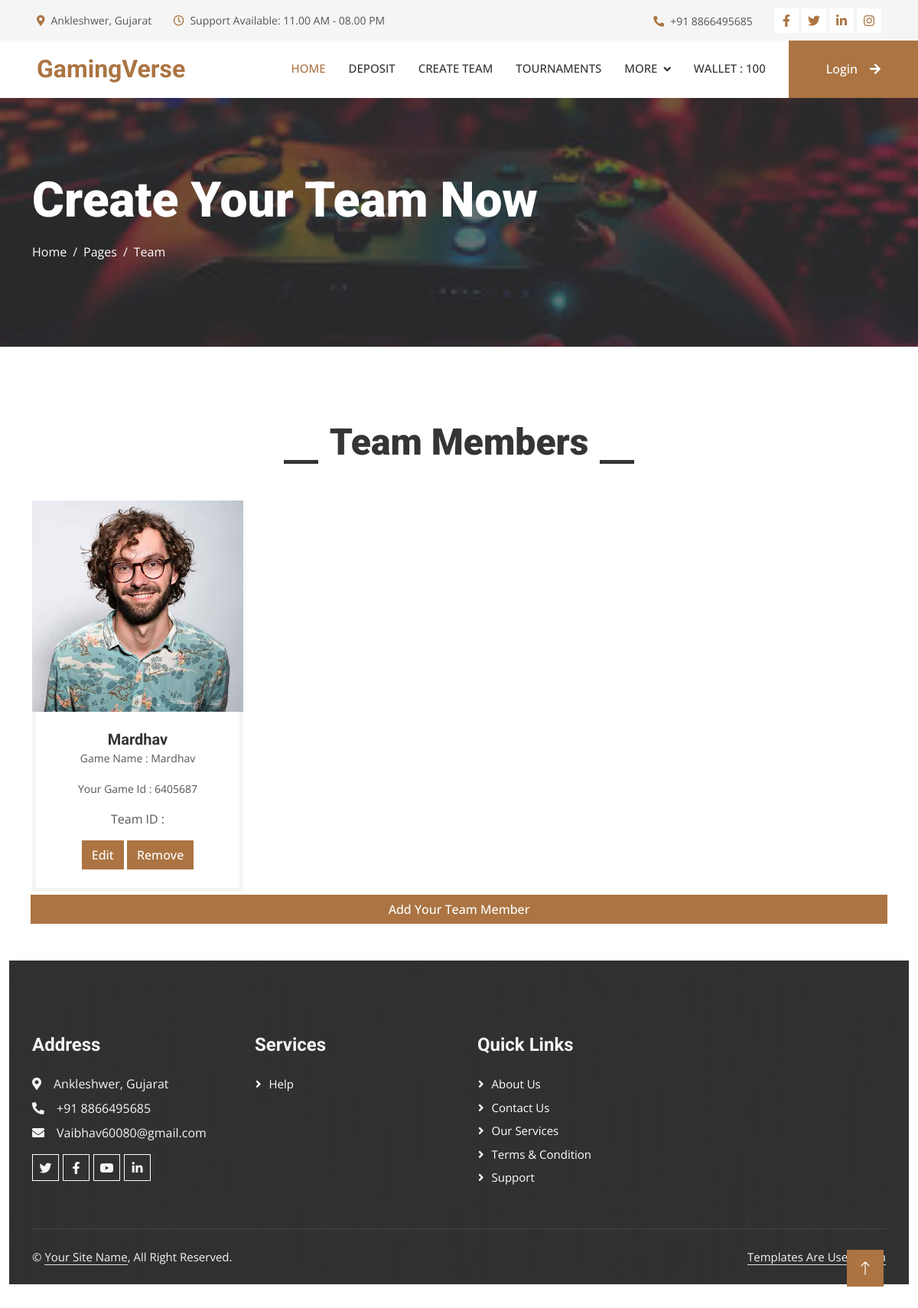
Before: /team with the older database file.
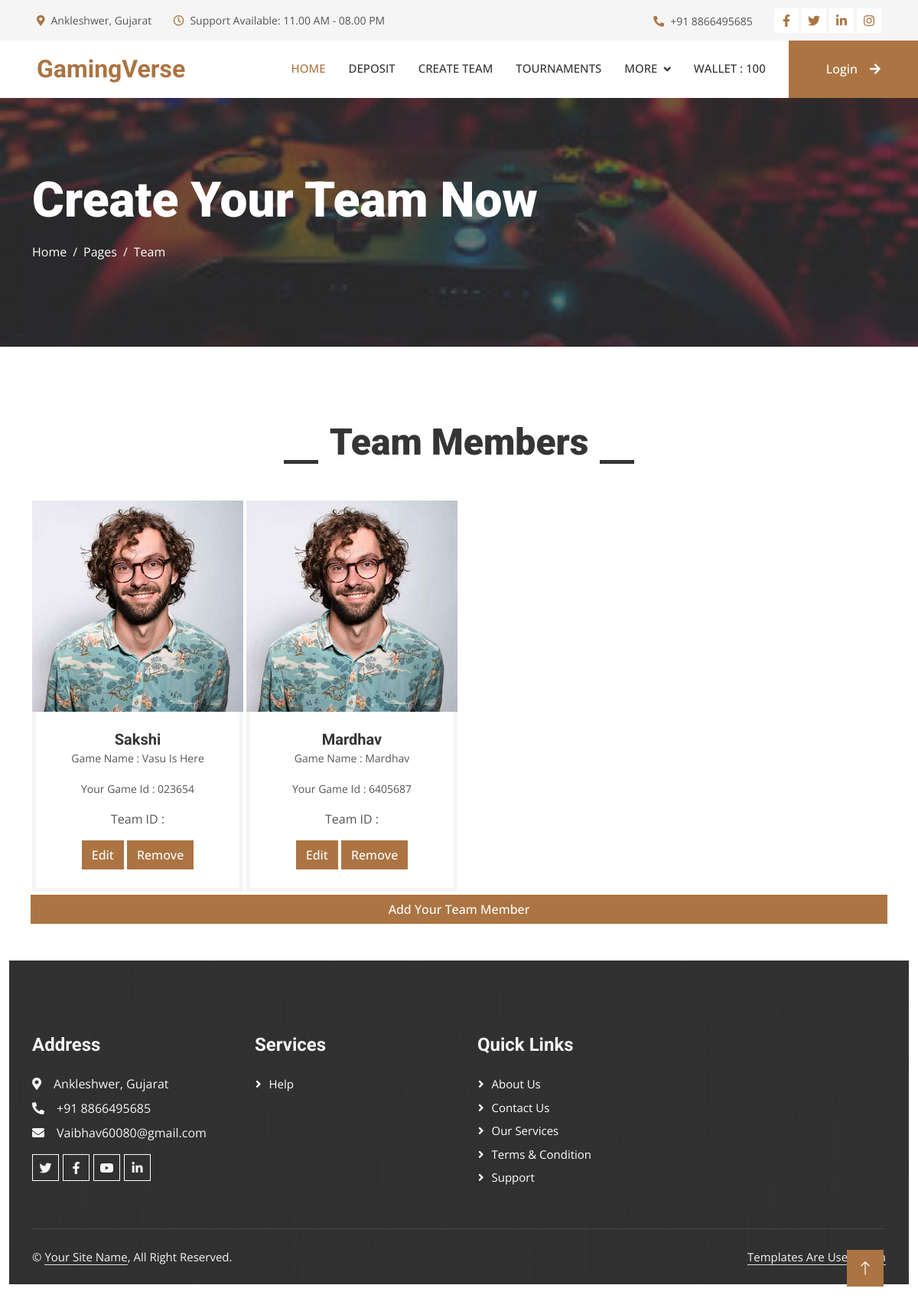
After: the same page with the newer database file.
### myapp/models.py (models this page shows, shortened)
class TeamMember(models.Model):
    name = models.CharField(max_length=100, verbose_name="Name (Govt ID Proof)")
    game_name = models.CharField(max_length=50)
    unique_game_id = models.CharField(max_length=50)

### myapp/views.py (the view, shortened to what this page needs)
# urls.py: path('team', views.team, name='team'),
def team(request):
    data = TeamMember.objects.all
    form = TeamMemberForm()
    return render(request,"team.html",{"data":data,"form":form})

### myapp/templates/team.html (shortened to what this page needs)
<!DOCTYPE html>
{% load static %}
<html lang="en">
<head>
    <link href="https://cdnjs.cloudflare.com/ajax/libs/font-awesome/5.10.0/css/all.min.css" rel="stylesheet">
    <link href="https://cdn.jsdelivr.net/npm/bootstrap-icons@1.4.1/font/bootstrap-icons.css" rel="stylesheet">
    <link href="{% static 'userapp/lib/animate/animate.min.css'%}" rel="stylesheet">
    <link href="{% static 'userapp/lib/owlcarousel/assets/owl.carousel.min.css'%}" rel="stylesheet">
    <link href="{% static 'userapp/lib/lightbox/css/lightbox.min.css'%}" rel="stylesheet">
    <link href="{% static 'userapp/css/bootstrap.min.css'%}" rel="stylesheet">
    <link href="{% static 'userapp/css/style.css'%}" rel="stylesheet">
</head>
<body>
    {% include 'top.html'%}
    {% include 'navbar.html' %}
    <div class="container-fluid page-header py-5 mb-5">
        <div class="container py-5">
            <h1 class="display-3 text-white mb-3 animated slideInDown">Create Your Team Now </h1>
            <nav aria-label="breadcrumb animated slideInDown">
                <ol class="breadcrumb">
                    <li class="breadcrumb-item"><a class="text-white" href="#">Home</a></li>
                    <li class="breadcrumb-item"><a class="text-white" href="#">Pages</a></li>
                    <li class="breadcrumb-item text-white active" aria-current="page">Team</li>
                </ol>
            </nav>
        </div>
    </div>
    <div class="container-xxl py-5">
        <div class="container">
            <div class="section-title text-center">
                <h1 class="display-5 mb-5">Team Members</h1>
            </div>
            <div class="row g-1">
                {% for i in data %}
                <div class="col-lg-3 col-md-6 wow fadeInUp" data-wow-delay="0.1s">
                    <div class="team-item">
                        <div class="overflow-hidden position-relative">
                            <img class="img-fluid" src="{% static 'userapp/img/team-1.jpg'%}" alt="">
                        </div>
                        <div class="text-center border border-5 border-light border-top-0 p-4">
                            <h5 class="mb-0">{{ i.name }}</h5>
                            <p><small>Game Name : {{ i.game_name }}</small></p>
                            <p><small>Your Game Id : {{ i.unique_game_id }}</small></p>
                            <p>Team ID : {{ i.team_id }}</p>
                            <button type="button" class="btn btn-primary"  data-toggle="modal"
                                data-target="#exampleModalCenter">
                                Edit
                            </button>
                            <a href="{% url 'delete_member' i.id %}" class="btn btn-primary">Remove</a>
                        </div>
                    </div>
                </div>
                {% endfor %}
                <button type="button" class="btn btn-primary" id="myModal" data-toggle="modal"
                    data-target="#exampleModalCenter">
                    Add Your Team Member
                </button>
            </div>
        </div>
        {% include 'footer.html'%}
        <a href="#" class="btn btn-lg btn-primary btn-lg-square rounded-0 back-to-top"><i
                class="bi bi-arrow-up"></i></a>
    </div>
</body>
</html>

Changed rows visible on the page:
added TeamMember: name "Sakshi", game_name "Vasu Is Here", unique_game_id "023654"
